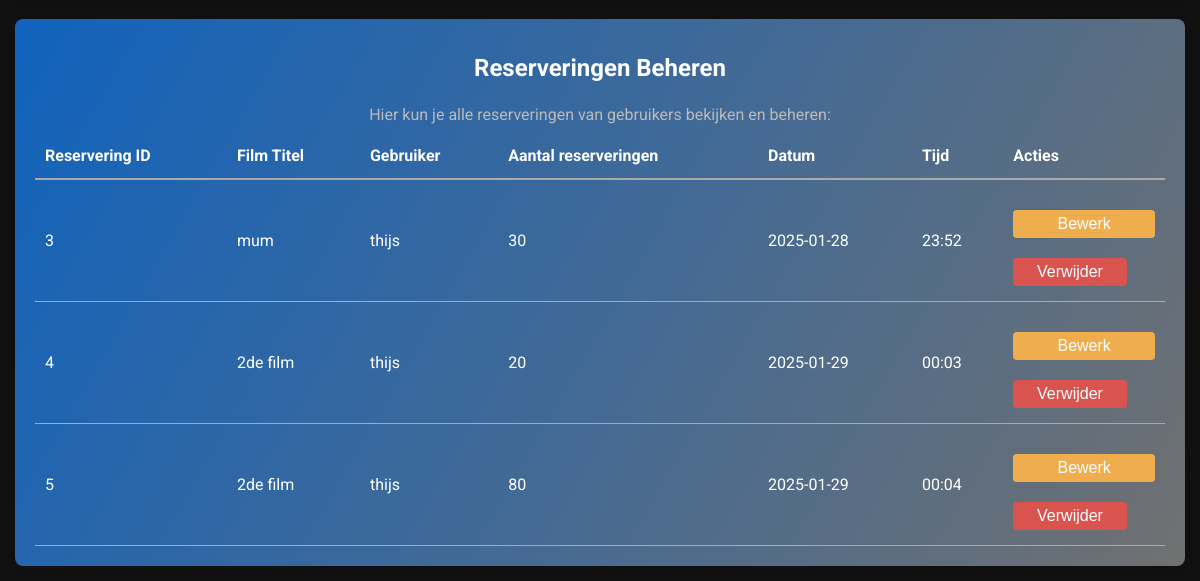
/account/dashboard/ (signed in, lower part), run on an earlier commit of the app's database.
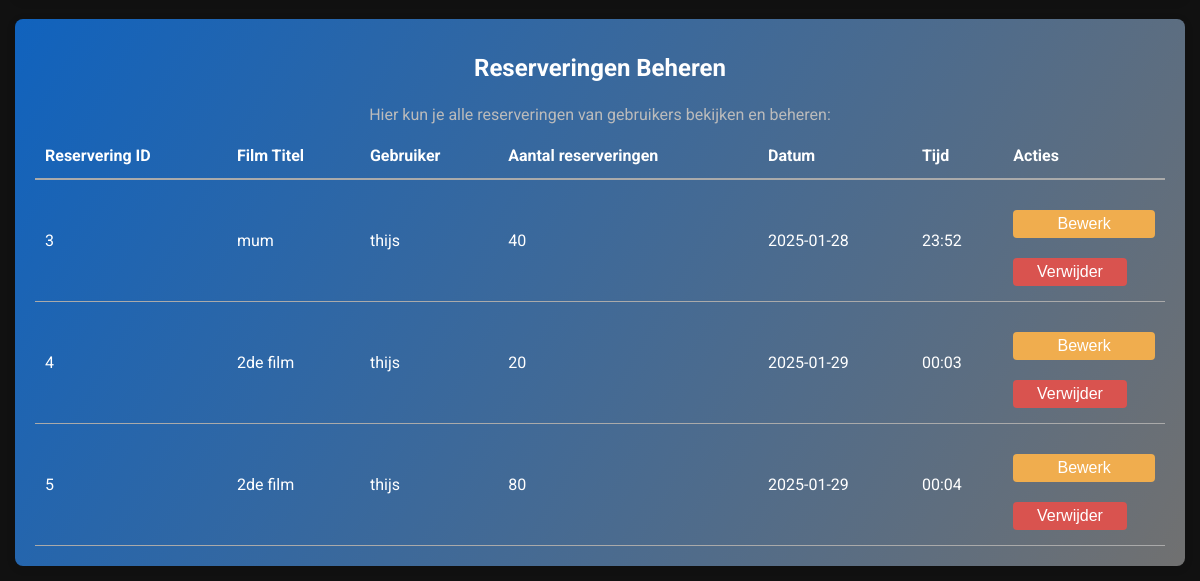
And on a later commit of the database.
### reserveringen/models.py (models this page shows, shortened)
class Reservering(models.Model):
    id = models.AutoField(primary_key=True)
    gebruiker = models.ForeignKey(
        settings.AUTH_USER_MODEL,
        on_delete=models.CASCADE,
        related_name='reserveringen'
    )
    event = models.ForeignKey(
        'Event',
        on_delete=models.CASCADE,
        related_name='reserveringen',
    )
    aantal_tickets = models.PositiveIntegerField()
    reserveringsdatum = models.DateTimeField(auto_now_add=True)
    status = models.CharField(
        max_length=20,
        choices=[
            ('pending', 'In behandeling'),
            ('confirmed', 'Bevestigd'),
            ('cancelled', 'Geannuleerd')
        ],
        default='pending'
    )

class Event(models.Model):
    id = models.AutoField(primary_key=True)
    film = models.ForeignKey(Film, on_delete=models.CASCADE, related_name="events")
    location = models.ForeignKey(Location, on_delete=models.CASCADE)
    room = models.ForeignKey(Room, on_delete=models.CASCADE)
    date = models.DateTimeField()
    totaal_aantal_plekken = models.PositiveIntegerField(default=0)

### films/models.py (models this page shows, shortened)
class Film(models.Model):
    title = models.CharField(max_length=200)
    release_date = models.DateTimeField(default=now)
    afbeelding = models.ImageField(upload_to='films/', null=True, blank=True)
    beschrijving = models.TextField(null=True, blank=True)
    genre = models.CharField(max_length=100)
    min_leeftijd = models.IntegerField()
    rooms = models.ManyToManyField(Room, related_name="films", blank=True)
    class Meta:
        verbose_name = "Film"
        verbose_name_plural = "Films"

### accounts/models.py (models this page shows, shortened)
class CustomUser(AbstractBaseUser, PermissionsMixin):
    email = models.EmailField(unique=True)
    name = models.CharField(max_length=255)
    leeftijd = models.CharField(max_length=3)
    date_joined = models.DateTimeField(default=timezone.now)
    is_active = models.BooleanField(default=True)
    is_staff = models.BooleanField(default=False)
    is_superuser = models.BooleanField(default=False)
    USERNAME_FIELD = 'email'
    REQUIRED_FIELDS = ['name']
    objects = CustomUserManager()
    class Meta:
        verbose_name = 'User'
        verbose_name_plural = 'Users'

### accounts/views.py (the view, shortened to what this page needs)
# urls.py: path('dashboard/', views.dashboard, name='dashboard'),
def dashboard(request):
    if not request.user.is_authenticated:
        return redirect('/?openLoginModal=1')
    user_data, created = UserData.objects.get_or_create(user=request.user)
    if request.user.is_superuser:
        locations = Location.objects.all()
        rooms = Room.objects.all()
        films = Film.objects.all()
        events = Event.objects.all()
        reservations = Reservering.objects.all()
        return render(request, 'pages/user_pages/medewerkers_dashboard.html', {
            'locations': locations,
            'rooms': rooms,
            'films': films,
            'events': events,
            'user_data': user_data,
            'reservations': reservations
        })

### pages/templates/pages/user_pages/medewerkers_dashboard.html (shortened to what this page needs)
<!DOCTYPE html>
{% load static %}
<html lang="nl">
<head>
    <link rel="stylesheet" href="{% static 'css/componenten/form.css' %}">
    <link rel="stylesheet" href="{% static 'css/componenten/buttons.css' %}">
    <link rel="stylesheet" href="{% static 'css/page_componenten/medewerkers_dashboard.css' %}">
    <link rel="stylesheet" href="{% static 'css/main.css' %}">
</head>
<body>
{% include 'componenten/navbar.html' %}
<section class="cards-container" style="display: flex; flex-direction: column; gap: 20px; width: auto; margin: 15px">
    <section class="card" style="width: 100%; padding: 20px; background-color: #333; border-radius: 8px; box-shadow: 0 2px 10px rgba(0, 0, 0, 0.1);">
        <h3 style="color: #fff; font-size: 24px; margin-bottom: 10px;">Reserveringen Beheren</h3>
        <p style="color: #bbb; font-size: 16px;">Hier kun je alle reserveringen van gebruikers bekijken en beheren:</p>
        <table style="width: 100%; border-collapse: collapse; text-align: left; color: #fff;">
            <thead>
                <tr>
                    <th style="border-bottom: 2px solid #aaa; padding: 10px;">Reservering ID</th>
                    <th style="border-bottom: 2px solid #aaa; padding: 10px;">Film Titel</th>
                    <th style="border-bottom: 2px solid #aaa; padding: 10px;">Gebruiker</th>
                    <th style="border-bottom: 2px solid #aaa; padding: 10px;">Aantal reserveringen</th>
                    <th style="border-bottom: 2px solid #aaa; padding: 10px;">Datum</th>
                    <th style="border-bottom: 2px solid #aaa; padding: 10px;">Tijd</th>
                    <th style="border-bottom: 2px solid #aaa; padding: 10px;">Acties</th>
                </tr>
<tbody>
    {% if reservations %}
        {% for reservation in reservations %}
            <tr>
                <td style="padding: 10px; border-bottom: 1px solid #aaa;">{{ reservation.id }}</td>
                <td style="padding: 10px; border-bottom: 1px solid #aaa;">{{ reservation.event.film.title }}</td>
                <td style="padding: 10px; border-bottom: 1px solid #aaa;">{{ reservation.gebruiker.name }}</td>
                <td style="padding: 10px; border-bottom: 1px solid #aaa;">
                    <span class="stoelen-tekst">{{ reservation.aantal_tickets }}</span>
                </td>
                <td style="padding: 10px; border-bottom: 1px solid #aaa;">{{ reservation.reserveringsdatum|date:"Y-m-d" }}</td>
                <td style="padding: 10px; border-bottom: 1px solid #aaa;">{{ reservation.reserveringsdatum|time:"H:i" }}</td>
                <td style="padding: 10px; border-bottom: 1px solid #aaa;">
                    <form method="POST" action="{% url 'edit_reservation' reservation.id %}" class="edit-form" style="display: inline;">
                        <button type="submit" class="btn btn-warning edit-btn" style="padding: 5px 10px; color: #fff; background-color: #f0ad4e; border-radius: 4px;">Bewerk</button>
                    </form>
                    <button type="button" class="btn btn-danger" onclick="confirmDelete({{ reservation.id }})" style="padding: 5px 10px; color: #fff; background-color: #d9534f; border-radius: 4px;">Verwijder</button>
                </td>
            </tr>
        {% endfor %}
    {% else %}
        <tr>
            <td colspan="7" style="text-align: center; padding: 10px; border-bottom: 1px solid #aaa;">Geen reserveringen gevonden</td>
        </tr>
    {% endif %}
</tbody>
        </table>
    </section>
</section>
</body>
</html>

What changed in the data, as far as the page shows it:
changed Reservering "mum": aantal_tickets "30" → "40"
